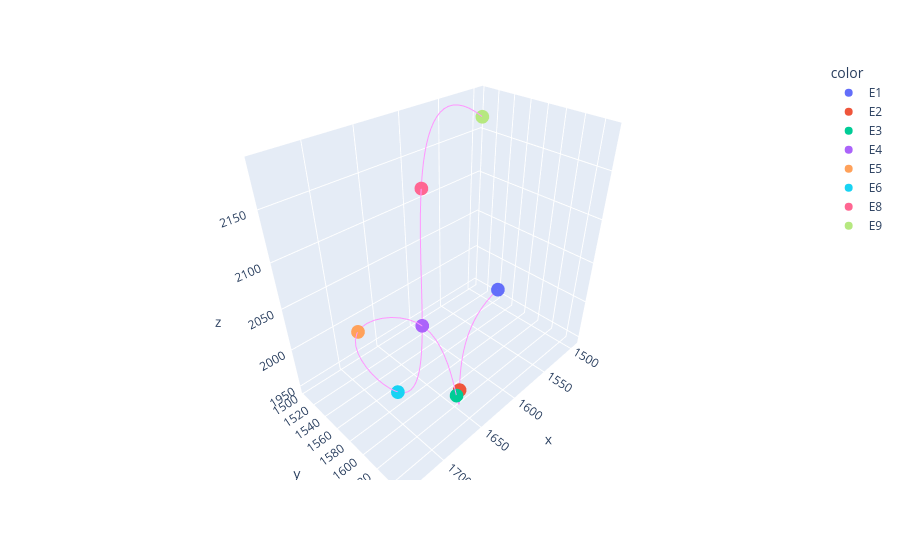

Here is the notebook cell this chart was saved with:
### Markdown cell above
We can easily visualize one or more traces by their trace_IDs now, either one or several (by a list of trace_IDs). To do this we load the tracing functions module that contains several helper functions for trace analysis.

### Code cell
tr.plot_traces(traces,[2])

### Figure 1 — Plotly figure (JSON) as saved in the notebook; plotly's stock layout.template omitted (floating-point values rounded to 4 significant figures)
{"data": [{"hovertemplate": "color=E1<br>x=%{x}<br>y=%{y}<br>z=%{z}<extra></extra>", "legendgroup": "E1", "marker": {"color": "#636efa", "symbol": "circle"}, "mode": "markers", "name": "E1", "scene": "scene", "showlegend": true, "type": "scatter3d", "x": [1539.0], "y": [1577.0], "z": [2002.0]}, {"hovertemplate": "color=E2<br>x=%{x}<br>y=%{y}<br>z=%{z}<extra></extra>", "legendgroup": "E2", "marker": {"color": "#EF553B", "symbol": "circle"}, "mode": "markers", "name": "E2", "scene": "scene", "showlegend": true, "type": "scatter3d", "x": [1643.0], "y": [1620.0], "z": [1959.0]}, {"hovertemplate": "color=E3<br>x=%{x}<br>y=%{y}<br>z=%{z}<extra></extra>", "legendgroup": "E3", "marker": {"color": "#00cc96", "symbol": "circle"}, "mode": "markers", "name": "E3", "scene": "scene", "showlegend": true, "type": "scatter3d", "x": [1679.0], "y": [1650.0], "z": [2005.0]}, {"hovertemplate": "color=E4<br>x=%{x}<br>y=%{y}<br>z=%{z}<extra></extra>", "legendgroup": "E4", "marker": {"color": "#ab63fa", "symbol": "circle"}, "mode": "markers", "name": "E4", "scene": "scene", "showlegend": true, "type": "scatter3d", "x": [1680.0], "y": [1611.0], "z": [2060.0]}, {"hovertemplate": "color=E5<br>x=%{x}<br>y=%{y}<br>z=%{z}<extra></extra>", "legendgroup": "E5", "marker": {"color": "#FFA15A", "symbol": "circle"}, "mode": "markers", "name": "E5", "scene": "scene", "showlegend": true, "type": "scatter3d", "x": [1734.0], "y": [1598.0], "z": [2079.0]}, {"hovertemplate": "color=E6<br>x=%{x}<br>y=%{y}<br>z=%{z}<extra></extra>", "legendgroup": "E6", "marker": {"color": "#19d3f3", "symbol": "circle"}, "mode": "markers", "name": "E6", "scene": "scene", "showlegend": true, "type": "scatter3d", "x": [1713.0], "y": [1614.0], "z": [2008.0]}, {"hovertemplate": "color=E8<br>x=%{x}<br>y=%{y}<br>z=%{z}<extra></extra>", "legendgroup": "E8", "marker": {"color": "#FF6692", "symbol": "circle"}, "mode": "markers", "name": "E8", "scene": "scene", "showlegend": true, "type": "scatter3d", "x": [1609.0], "y": [1536.0], "z": [2134.0]}, {"hovertemplate": "color=E9<br>x=%{x}<br>y=%{y}<br>z=%{z}<extra></extra>", "legendgroup": "E9", "marker": {"color": "#B6E880", "symbol": "circle"}, "mode": "markers", "name": "E9", "scene": "scene", "showlegend": true, "type": "scatter3d", "x": [1495.0], "y": [1506.0], "z": [2166.0]}, {"mode": "lines", "showlegend": false, "type": "scatter3d", "x": [1539.0, 1542.0, 1545.0, 1550.0, 1555.0, 1560.0, 1566.0, 1572.0, 1579.0, 1585.0, 1592.0, 1599.0, 1607.0, 1614.0, 1621.0, 1628.0, 1635.0, 1641.0, 1648.0, 1653.0, 1659.0, 1664.0, 1668.0, 1672.0, 1675.0, 1677.0, 1679.0, 1679.0, 1679.0, 1678.0, 1677.0, 1676.0, 1675.0, 1675.0, 1675.0, 1676.0, 1679.0, 1684.0, 1689.0, 1696.0, 1703.0, 1711.0, 1718.0, 1725.0, 1731.0, 1735.0, 1738.0, 1739.0, 1739.0, 1738.0, 1736.0, 1733.0, 1729.0, 1725.0, 1720.0, 1716.0, 1711.0, 1707.0, 1703.0, 1699.0, 1694.0, 1690.0, 1687.0, 1683.0, 1679.0, 1675.0, 1671.0, 1668.0, 1664.0, 1660.0, 1656.0, 1653.0, 1649.0, 1645.0, 1641.0, 1637.0, 1633.0, 1629.0, 1625.0, 1620.0, 1616.0, 1611.0, 1607.0, 1602.0, 1597.0, 1592.0, 1586.0, 1581.0, 1575.0, 1569.0, 1563.0, 1556.0, 1549.0, 1543.0, 1535.0, 1528.0, 1520.0, 1512.0, 1503.0, 1495.0], "y": [1577.0, 1571.0, 1567.0, 1565.0, 1564.0, 1564.0, 1565.0, 1567.0, 1570.0, 1573.0, 1578.0, 1583.0, 1588.0, 1594.0, 1600.0, 1606.0, 1612.0, 1618.0, 1624.0, 1629.0, 1635.0, 1639.0, 1643.0, 1646.0, 1649.0, 1650.0, 1650.0, 1649.0, 1647.0, 1644.0, 1641.0, 1636.0, 1631.0, 1626.0, 1621.0, 1617.0, 1612.0, 1608.0, 1605.0, 1602.0, 1600.0, 1599.0, 1598.0, 1598.0, 1598.0, 1598.0, 1599.0, 1601.0, 1602.0, 1604.0, 1606.0, 1608.0, 1610.0, 1611.0, 1613.0, 1614.0, 1614.0, 1614.0, 1614.0, 1613.0, 1612.0, 1611.0, 1609.0, 1607.0, 1604.0, 1601.0, 1598.0, 1595.0, 1592.0, 1588.0, 1584.0, 1580.0, 1576.0, 1572.0, 1567.0, 1563.0, 1559.0, 1554.0, 1550.0, 1546.0, 1542.0, 1537.0, 1533.0, 1530.0, 1526.0, 1522.0, 1519.0, 1516.0, 1513.0, 1511.0, 1508.0, 1506.0, 1505.0, 1504.0, 1503.0, 1503.0, 1503.0, 1503.0, 1504.0, 1506.0], "z": [2002.0, 1992.0, 1983.0, 1976.0, 1969.0, 1963.0, 1959.0, 1955.0, 1952.0, 1950.0, 1949.0, 1948.0, 1948.0, 1949.0, 1950.0, 1952.0, 1955.0, 1958.0, 1961.0, 1965.0, 1970.0, 1974.0, 1979.0, 1984.0, 1990.0, 1995.0, 2001.0, 2007.0, 2012.0, 2018.0, 2024.0, 2030.0, 2036.0, 2042.0, 2047.0, 2053.0, 2058.0, 2063.0, 2068.0, 2072.0, 2076.0, 2079.0, 2081.0, 2081.0, 2081.0, 2078.0, 2074.0, 2069.0, 2063.0, 2055.0, 2048.0, 2040.0, 2032.0, 2024.0, 2017.0, 2011.0, 2006.0, 2002.0, 2000.0, 1998.0, 1998.0, 1999.0, 2000.0, 2003.0, 2006.0, 2010.0, 2015.0, 2020.0, 2026.0, 2033.0, 2040.0, 2048.0, 2055.0, 2063.0, 2072.0, 2080.0, 2088.0, 2097.0, 2105.0, 2114.0, 2122.0, 2130.0, 2138.0, 2145.0, 2152.0, 2159.0, 2165.0, 2170.0, 2175.0, 2179.0, 2182.0, 2184.0, 2186.0, 2186.0, 2186.0, 2184.0, 2181.0, 2177.0, 2172.0, 2166.0]}], "layout": {"legend": {"title": {"text": "color"}, "tracegroupgap": 0}, "margin": {"t": 60}, "scene": {"domain": {"x": [0, 1], "y": [0, 1]}, "xaxis": {"title": {"text": "x"}}, "yaxis": {"title": {"text": "y"}}, "zaxis": {"title": {"text": "z"}}}}}
